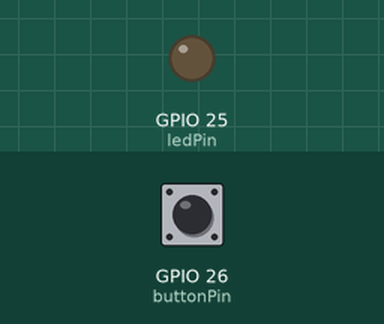
Recording of a sketch running on a simulated ESP32. On the bench: output pins drawn as LEDs (lit = HIGH). Dashed ring = blinking. The test bench sets the inputs (shaded band); at power-on: GPIO 26 (buttonPin) HIGH.

Above: at 1.2 s.
1.3 s: GPIO 26 (buttonPin) pulled LOW for 1 s
At 1.55 s:
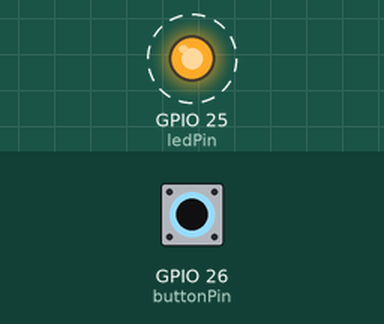
4.3 s: GPIO 26 (buttonPin) pulled LOW for 3.2 s
At 8.2 s:
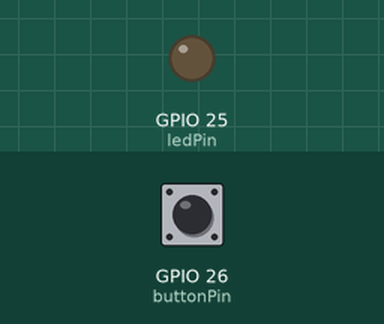
Timing chart, 0 to 9.7 s (numbered marks = the images above; inputs shaded):
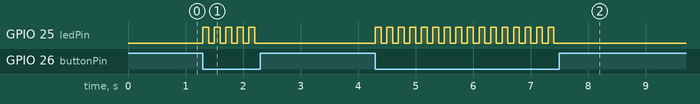

Measured:
- after the input at 1.3 s, GPIO 25 (ledPin): alternates HIGH for 0.10 s and LOW for 0.10 s, 10 changes in all, then stays LOW, starting at once
- after the input at 4.3 s, GPIO 25 (ledPin): alternates HIGH for 0.10 s and LOW for 0.10 s, 32 changes in all, then stays LOW, starting at once

The sketch:

src06.ino
```cpp
int buttonPin = 26;
int ledPin = 25;
int ledState;

void setup() {

  Serial.begin(115200);
  pinMode(buttonPin, INPUT_PULLUP);
  pinMode(ledPin, OUTPUT);

  ledState = LOW;
}

void loop() {

  if(digitalRead(buttonPin) == LOW)
  {
     if(ledState == LOW)
     {
      ledState = HIGH;
     }
     else
     {
      ledState = LOW;
     }

     digitalWrite(ledPin, ledState);
  }

  delay(100);
}
```
